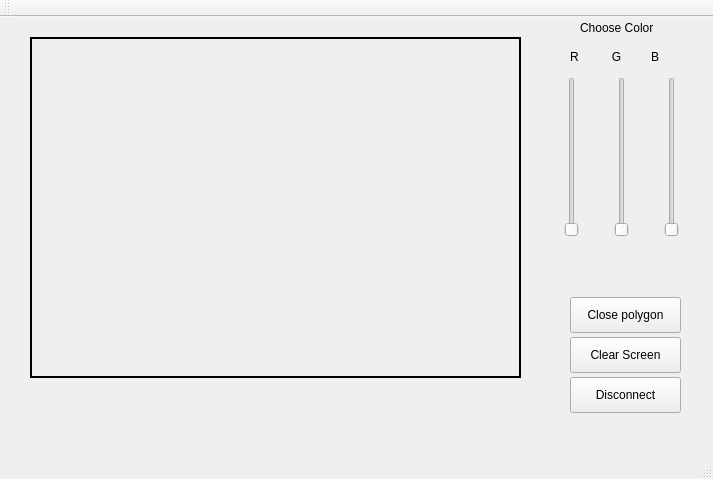
<?xml version="1.0" encoding="UTF-8"?>
<ui version="4.0">
 <class>MainWindow</class>
 <widget class="QMainWindow" name="MainWindow">
  <property name="geometry">
   <rect>
    <x>0</x>
    <y>0</y>
    <width>713</width>
    <height>479</height>
   </rect>
  </property>
  <property name="windowTitle">
   <string>MainWindow</string>
  </property>
  <property name="tabShape">
   <enum>QTabWidget::Rounded</enum>
  </property>
  <widget class="QWidget" name="centralWidget">
   <widget class="QLabel" name="label">
    <property name="geometry">
     <rect>
      <x>30</x>
      <y>20</y>
      <width>491</width>
      <height>341</height>
     </rect>
    </property>
    <property name="autoFillBackground">
     <bool>false</bool>
    </property>
    <property name="frameShape">
     <enum>QFrame::WinPanel</enum>
    </property>
    <property name="frameShadow">
     <enum>QFrame::Plain</enum>
    </property>
    <property name="lineWidth">
     <number>3</number>
    </property>
    <property name="midLineWidth">
     <number>3</number>
    </property>
    <property name="text">
     <string/>
    </property>
   </widget>
   <widget class="QPushButton" name="pushButton_2">
    <property name="geometry">
     <rect>
      <x>570</x>
      <y>360</y>
      <width>111</width>
      <height>36</height>
     </rect>
    </property>
    <property name="text">
     <string>Disconnect</string>
    </property>
   </widget>
   <widget class="QPushButton" name="pushButton_3">
    <property name="geometry">
     <rect>
      <x>570</x>
      <y>320</y>
      <width>111</width>
      <height>36</height>
     </rect>
    </property>
    <property name="text">
     <string>Clear Screen</string>
    </property>
   </widget>
   <widget class="QLabel" name="label_2">
    <property name="geometry">
     <rect>
      <x>580</x>
      <y>0</y>
      <width>91</width>
      <height>21</height>
     </rect>
    </property>
    <property name="toolTipDuration">
     <number>2</number>
    </property>
    <property name="text">
     <string>Choose Color</string>
    </property>
   </widget>
   <widget class="QSlider" name="verticalSlider">
    <property name="geometry">
     <rect>
      <x>560</x>
      <y>60</y>
      <width>24</width>
      <height>160</height>
     </rect>
    </property>
    <property name="maximum">
     <number>255</number>
    </property>
    <property name="orientation">
     <enum>Qt::Vertical</enum>
    </property>
   </widget>
   <widget class="QSlider" name="verticalSlider_2">
    <property name="geometry">
     <rect>
      <x>610</x>
      <y>60</y>
      <width>24</width>
      <height>160</height>
     </rect>
    </property>
    <property name="maximum">
     <number>255</number>
    </property>
    <property name="orientation">
     <enum>Qt::Vertical</enum>
    </property>
   </widget>
   <widget class="QSlider" name="verticalSlider_3">
    <property name="geometry">
     <rect>
      <x>660</x>
      <y>60</y>
      <width>24</width>
      <height>160</height>
     </rect>
    </property>
    <property name="maximum">
     <number>255</number>
    </property>
    <property name="orientation">
     <enum>Qt::Vertical</enum>
    </property>
   </widget>
   <widget class="QLabel" name="label_3">
    <property name="geometry">
     <rect>
      <x>570</x>
      <y>30</y>
      <width>121</width>
      <height>20</height>
     </rect>
    </property>
    <property name="text">
     <string>R          G         B</string>
    </property>
   </widget>
   <widget class="QPushButton" name="pushButton_4">
    <property name="geometry">
     <rect>
      <x>570</x>
      <y>280</y>
      <width>111</width>
      <height>36</height>
     </rect>
    </property>
    <property name="text">
     <string>Close polygon</string>
    </property>
   </widget>
  </widget>
  <widget class="QMenuBar" name="menuBar">
   <property name="geometry">
    <rect>
     <x>0</x>
     <y>0</y>
     <width>713</width>
     <height>22</height>
    </rect>
   </property>
  </widget>
  <widget class="QToolBar" name="mainToolBar">
   <attribute name="toolBarArea">
    <enum>TopToolBarArea</enum>
   </attribute>
   <attribute name="toolBarBreak">
    <bool>false</bool>
   </attribute>
  </widget>
  <widget class="QStatusBar" name="statusBar"/>
 </widget>
 <layoutdefault spacing="6" margin="11"/>
 <resources/>
 <connections/>
</ui>
